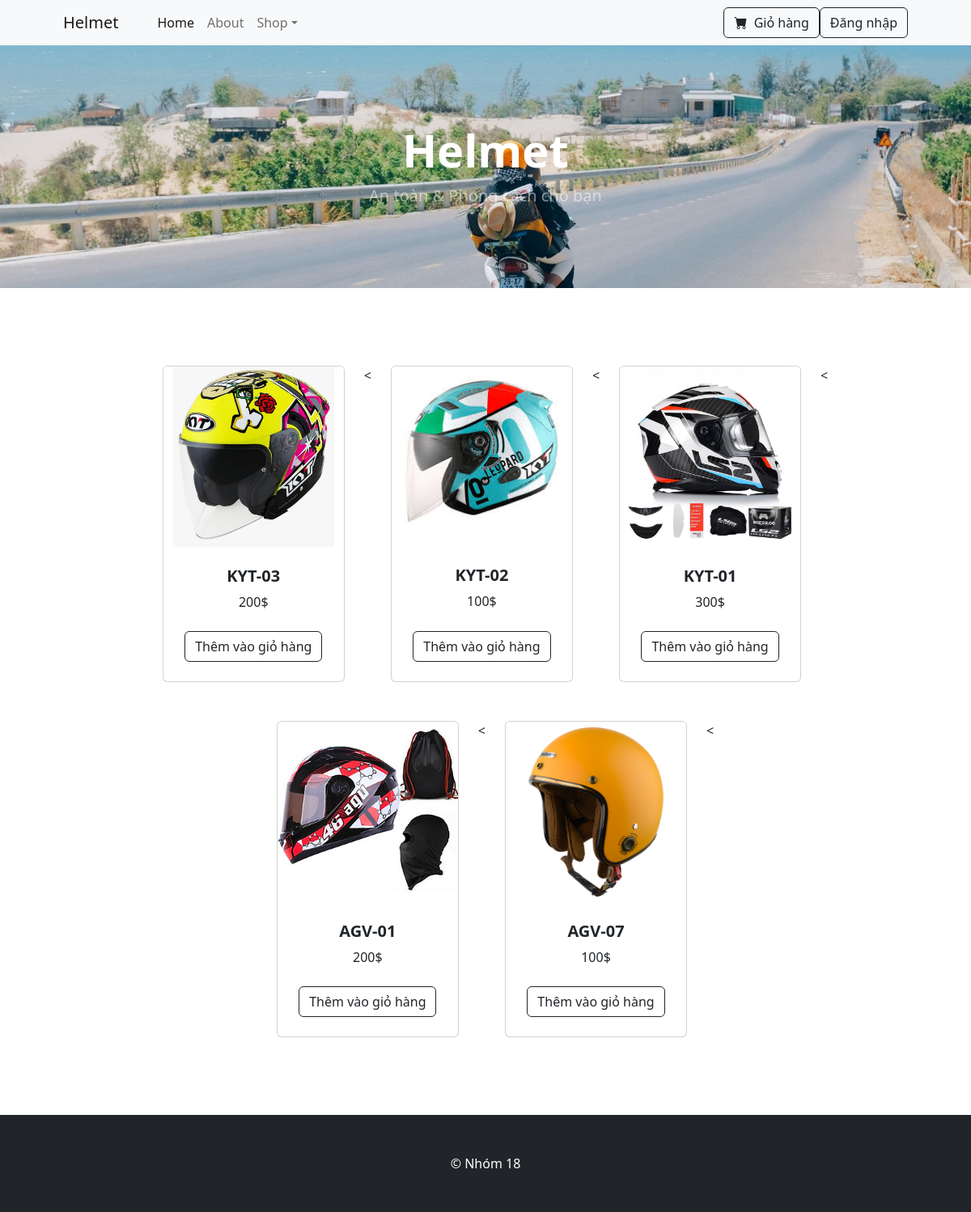
The page /FE/index.php on the database its author committed.
### tables this page shows
CREATE TABLE `product` (
  `product_id` int(11) NOT NULL,
  `product_name` varchar(200) NOT NULL,
  `product_desc` text NOT NULL,
  `product_image` varchar(255) NOT NULL,
  `price` int(11) NOT NULL,
  `category_id` int(11) NOT NULL,
  `uploaded_date` date NOT NULL DEFAULT current_timestamp()
);

### FE/view/viewproduct.php (the view, shortened to what this page needs)
<?php
include_once ('./config/dbconnect.php');
$sql = "SELECT * FROM product, category WHERE product.category_id=category.category_id";
$result = $conn->query($sql);
if ($result->num_rows > 0) {
    while ($row = $result->fetch_assoc()) {
        ?>
        <div class="col mb-5 product">
            <div class="card h-100">
                <img class="card-img-top" src="<?= htmlspecialchars($row["product_image"]) ?>" alt="..." />
                <div class="card-body p-4">
                    <div class="text-center">
                        <h5 class="fw-bolder"><?= htmlspecialchars($row["product_name"]) ?></h5>
                        <?= htmlspecialchars($row["price"]) ?>$
                    </div>
                </div>
                <div class="card-footer p-4 pt-0 border-top-0 bg-transparent">
                    <div class="text-center"><a class="btn btn-outline-dark mt-auto add-to-cart-btn" href="#"
                            data-product-id='<?= $row["product_id"] ?>'>Thêm vào giỏ hàng</a>
                    </div>
                </div>
            </div>
        </div>
        < <?php
    }
}
?>

### FE/index.php (shortened to what this page needs)
<!DOCTYPE html>
<html lang="en">
<head>
    <link href="https://cdn.jsdelivr.net/npm/bootstrap-icons@1.5.0/font/bootstrap-icons.css" rel="stylesheet" />
    <link rel="stylesheet" href="user/access/css/jquery.toast.css">
    <link href="css/styles.css" rel="stylesheet" />
</head>
<body>
    <nav class="navbar navbar-expand-lg navbar-light bg-light">
        <div class="container px-4 px-lg-5">
            <a class="navbar-brand" href="#!">Helmet</a>
            <div class="collapse navbar-collapse" id="navbarSupportedContent">
                <ul class="navbar-nav me-auto mb-2 mb-lg-0 ms-lg-4">
                    <li class="nav-item"><a class="nav-link active" aria-current="page" href="#!">Home</a></li>
                    <li class="nav-item"><a class="nav-link" href="#!">About</a></li>
                    <li class="nav-item dropdown">
                        <a class="nav-link dropdown-toggle" id="navbarDropdown" href="#" role="button"
                            data-bs-toggle="dropdown" aria-expanded="false">Shop</a>
                    </li>
                </ul>
                <form class="d-flex" id="cart-btn">
                    <button class="btn btn-outline-dark" type="submit">
                        <i class="bi-cart-fill me-1"></i>
                        Giỏ hàng
                    </button>
                </form>
                <a class="btn btn-outline-dark" id="btn-login" href="user/login.html">Đăng nhập</a>
            </div>
        </div>
    </nav>
    <header class="bg-dark py-5">
        <div class="container px-4 px-lg-5 my-5">
            <div class="text-center text-white">
                <h1 class="display-4 fw-bolder">Helmet</h1>
                <p class="lead fw-normal text-white-50 mb-0">An toàn & Phong cách cho bạn</p>
            </div>
        </div>
    </header>
    <section class="py-5">
        <div class="container px-4 px-lg-5 mt-5">
            <div class="row gx-4 gx-lg-5 row-cols-2 row-cols-md-3 row-cols-xl-4 justify-content-center">
                <?php
                include 'view/viewproduct.php';
                ?>
            </div>
        </div>
    </section>
    <footer class="py-5 bg-dark">
        <div class="container">
            <p class="m-0 text-center text-white"> &copy; Nhóm 18</p>
        </div>
    </footer>
</body>
</html>

### FE/index.php (style rules this page uses)
header { background-image: url('./uploads/thumbail.jpg'); background-size: cover; background-position: center; background-repeat: no-repeat; min-height: 300px; }

### rows shown on the page
product: product_image (picture), product_name "KYT-03", price "200"
product: product_image (picture), product_name "KYT-02", price "100"
product: product_image (picture), product_name "KYT-01", price "300"
product: product_image (picture), product_name "AGV-01", price "200"
product: product_image (picture), product_name "AGV-07", price "100"
